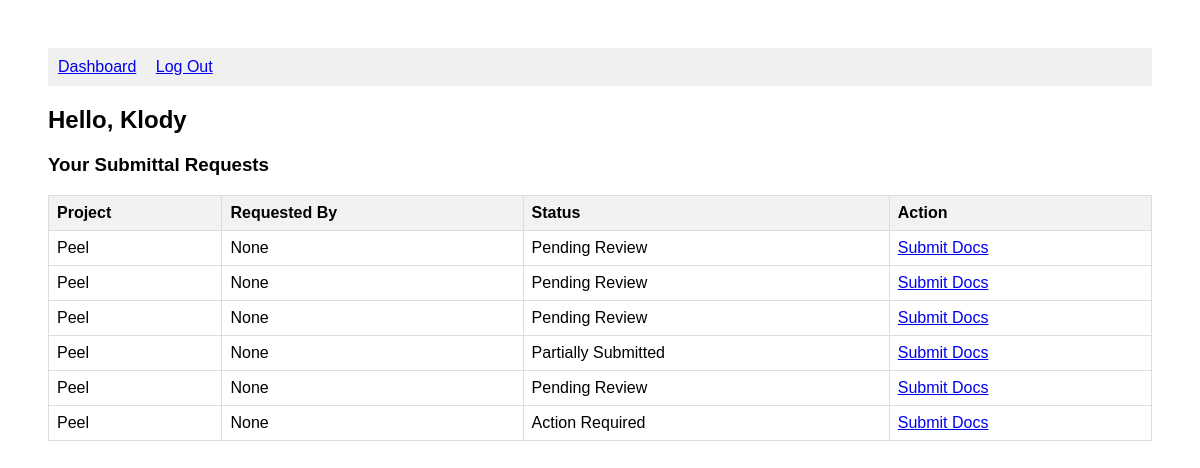
Page /submitter_dashboard (signed in) on the committed database.
### tables this page shows
CREATE TABLE submitting_users (
    id INTEGER PRIMARY KEY AUTOINCREMENT,
    login TEXT UNIQUE NOT NULL,
    password TEXT NOT NULL,
    email TEXT NOT NULL,
    token TEXT UNIQUE NOT NULL,
    invited_by INTEGER NOT NULL, name TEXT,
    FOREIGN KEY (invited_by) REFERENCES admin_users(id)
);

CREATE TABLE "requests" (
    id INTEGER PRIMARY KEY AUTOINCREMENT,
    project_id INTEGER NOT NULL,
    submitter_id INTEGER NOT NULL,
    requirement_set_id INTEGER NOT NULL,
    admin_id INTEGER NOT NULL,
    token TEXT UNIQUE,
    status TEXT DEFAULT 'pending review',
    date_requested TEXT DEFAULT CURRENT_TIMESTAMP
, name TEXT, description TEXT);

CREATE TABLE project (
    id INTEGER PRIMARY KEY AUTOINCREMENT,
    project_number INTEGER NOT NULL,
    project_name TEXT NOT NULL,
    project_admin_id INTEGER NOT NULL,
    FOREIGN KEY (project_admin_id) REFERENCES admin_users(id)
);

### app.py (the view)
@app.route("/submitter_dashboard", methods=['GET', 'POST'])
def submitter_dashboard():
    if not session.get("submitter"):
        return redirect("/login")
    db = get_db()
    submitter_id = session.get("id")
    if not submitter_id and not session.get("submitter"):
        return redirect("/submitter_login")
    submitter = db.execute("SELECT * FROM submitting_users WHERE id = ?", (submitter_id,)).fetchone()
    sub_requests = db.execute("""
    SELECT
        requests.project_id,
        requests.admin_id,
        requests.token,
        requests.status,
        admin_users.name AS gc_name,
        project.project_name
    FROM requests
    JOIN admin_users ON requests.admin_id = admin_users.id
    JOIN project ON requests.project_id = project.id
    WHERE requests.submitter_id = ?
""", (submitter_id,)).fetchall()
    return render_template("submitter_dashboard.html", submitter=submitter, sub_requests=sub_requests)

### app.py (called while the page is built)
def get_db():
    conn = sqlite3.connect("database.db")
    conn.row_factory = sqlite3.Row
    return conn

### templates/submitter_dashboard.html (shortened to what this page needs)
<!DOCTYPE html>
<html lang="en">
<head>
</head>
<body>
    <nav style="background-color: #f0f0f0; padding: 10px;">
        <a href="/submitter_dashboard" style="margin-right: 15px;">Dashboard</a>
        <a href="/logout">Log Out</a>
    </nav>
    <h2>Hello, {{ submitter['login'] }}</h2>
    <h3>Your Submittal Requests</h3>
    <table border="1" cellpadding="8" cellspacing="0">
        <tr>
            <th>Project</th>
            <th>Requested By</th>
            <th>Status</th>
            <th>Action</th>
        </tr>
        {% for req in sub_requests %}
        <tr>
            <td>{{ req.project_name }}</td>
            <td>{{ req.gc_name }}</td>
            <td>{{ req.status.replace("_", " ").title() }}</td>
            <td><a href="/submission/{{ req.token }}">Submit Docs</a></td>
        </tr>
        {% else %}
        <tr>
            <td colspan="4">You have no active submittal requests.</td>
        </tr>
        {% endfor %}
    </table>
</body>
</html>

### templates/submitter_dashboard.html (style rules this page uses)
body { font-family: Arial, sans-serif; padding: 40px; }
h2 { margin-bottom: 20px; }
table { width: 100%; border-collapse: collapse; margin-bottom: 30px; }
th, td { border: 1px solid #ddd; padding: 8px; text-align: left; }
th { background-color: #f2f2f2; }

### rows in the picture
submitting_users: login "Klody"
requests: project_name "Peel", gc_name "None", status.replace "Pending Review"
requests: project_name "Peel", gc_name "None", status.replace "Pending Review"
requests: project_name "Peel", gc_name "None", status.replace "Pending Review"
requests: project_name "Peel", gc_name "None", status.replace "Partially Submitted"
requests: project_name "Peel", gc_name "None", status.replace "Pending Review"
requests: project_name "Peel", gc_name "None", status.replace "Action Required"
